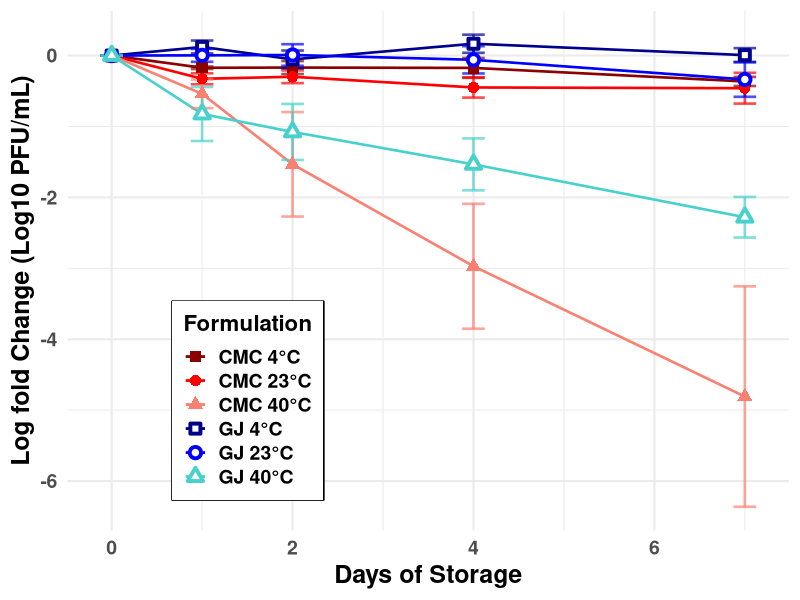
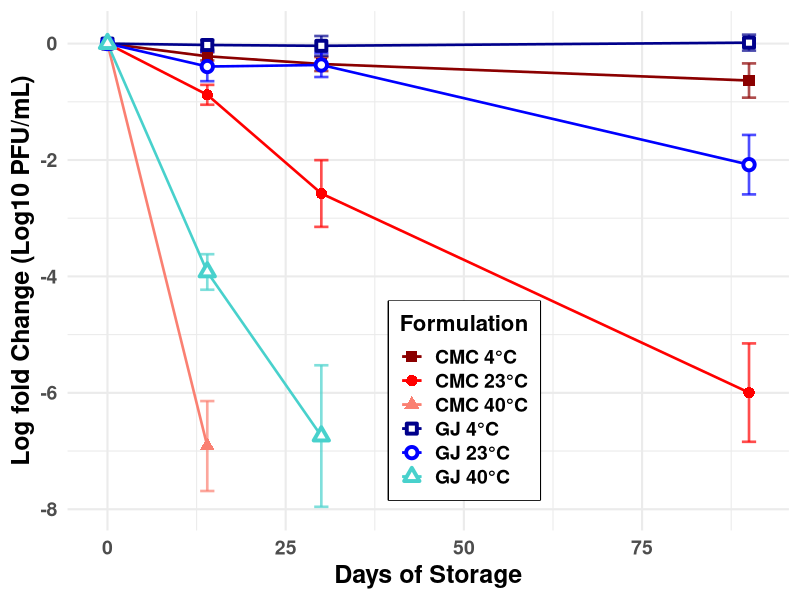

The R source for these figures, in order:
library(ggplot2)
library(dplyr)
library(readr)

data <- read_csv("Stability_assay.csv")

shapes <- c(15, 16, 17, 22, 21, 24)
fills <- c("white", "white", "white", "white", "white", "white")
colors <- c("darkred", "red", "salmon", "darkblue", "blue", "mediumturquoise")


#### Figure 1A ###############################################################

# Filter data for first week
data_1w <- data %>%
  filter(!is.na(`Log Fold Change`)) %>%
  filter(Days %in% c(0, 1, 2, 4, 7)) %>%
  group_by(Days, Formulation, Temperature) %>%
  summarise(
    LogfoldChange = mean(`Log Fold Change`, na.rm = TRUE),
    SE = sd(`Log Fold Change`, na.rm = TRUE) / sqrt(n()),
    .groups = "drop"
  ) %>%
  mutate(
    Formulation = ifelse(Formulation == "Glycerin Jelly", "GJ", Formulation),
    Group = paste0(Formulation, " ", Temperature, "\u00B0C"),
    Group = factor(Group, levels = c(
      "CMC 4°C", "CMC 23°C", "CMC 40°C",
      "GJ 4°C", "GJ 23°C", "GJ 40°C"
    ))
  )

ggplot(data_1w, aes(x = Days, y = LogfoldChange,
                    shape = Group, fill = Group, color = Group)) +
  geom_line(linewidth = 0.9) +
  geom_errorbar(aes(ymin = LogfoldChange - SE, ymax = LogfoldChange + SE),
                width = 0.25, linewidth = 0.9, alpha = 0.7) +
  geom_point(size = 2.5, stroke = 2) +
  scale_shape_manual(values = shapes) +
  scale_fill_manual(values = fills) +
  scale_color_manual(values = colors) +
  labs(
    x = "Days of Storage",
    y = "Log fold Change (Log10 PFU/mL)",
    color = "Formulation",
    fill = "Formulation",
    shape = "Formulation"
  ) +
  theme_minimal(base_size = 16) +
  theme(
    legend.position = c(0.25, 0.25),
    legend.background = element_rect(fill = "white", color = NA),
    legend.box.background = element_rect(color = "black", size = 0.8, fill = NA),
    legend.title = element_text(face = "bold", size = 16),
    legend.text = element_text(face = "bold", size = 14),
    axis.title.x = element_text(face = "bold", size = 18),
    axis.title.y = element_text(face = "bold", size = 18),
    axis.text.x = element_text(face = "bold", size = 14),
    axis.text.y = element_text(face = "bold", size = 14)
  )

#### Figure 2B #################################################################

#Filter data for 3-month plot 
data_3m <- data %>%
  filter(!is.na(`Log Fold Change`)) %>%
  group_by(Days, Formulation, Temperature) %>%
  summarise(
    LogfoldChange = mean(`Log Fold Change`, na.rm = TRUE),
    SE = sd(`Log Fold Change`, na.rm = TRUE) / sqrt(n()),
    .groups = "drop"
  ) %>%
  filter(Days %in% c(0, 14, 30, 90)) %>%
  mutate(
    Formulation = ifelse(Formulation == "Glycerin Jelly", "GJ", Formulation),
    Group = paste0(Formulation, " ", Temperature, "\u00B0C"),
    Group = factor(Group, levels = c(
      "CMC 4°C", "CMC 23°C", "CMC 40°C",
      "GJ 4°C", "GJ 23°C", "GJ 40°C"
    ))
  )


# Main plot (full time course)
ggplot(data_3m, aes(x = Days, y = LogfoldChange,
                         shape = Group, fill = Group, color = Group)) +
  geom_line(linewidth = 0.9) +
  geom_errorbar(aes(ymin = LogfoldChange - SE, ymax = LogfoldChange + SE),
                width = 2, linewidth = 0.9, alpha = 0.7) +
  geom_point(size = 2.5, stroke = 2) +
  scale_shape_manual(values = shapes) +
  scale_fill_manual(values = fills) +
  scale_color_manual(values = colors) +
  labs(
    x = "Days of Storage",
    y = "Log fold Change (Log10 PFU/mL)",
    color = "Formulation",
    fill = "Formulation",
    shape = "Formulation"
  ) +
  theme_minimal(base_size = 16) +
  theme(
    legend.position = c(0.55, 0.25),
    legend.background = element_rect(fill = "white", color = NA),
    legend.box.background = element_rect(color = "black", size = 0.8, fill = NA),
    legend.title = element_text(face = "bold", size = 16),
    legend.text = element_text(face = "bold", size = 14),
    axis.title.x = element_text(face = "bold", size = 18),
    axis.title.y = element_text(face = "bold", size = 18),
    axis.text.x = element_text(face = "bold", size = 14),
    axis.text.y = element_text(face = "bold", size = 14)
  )

